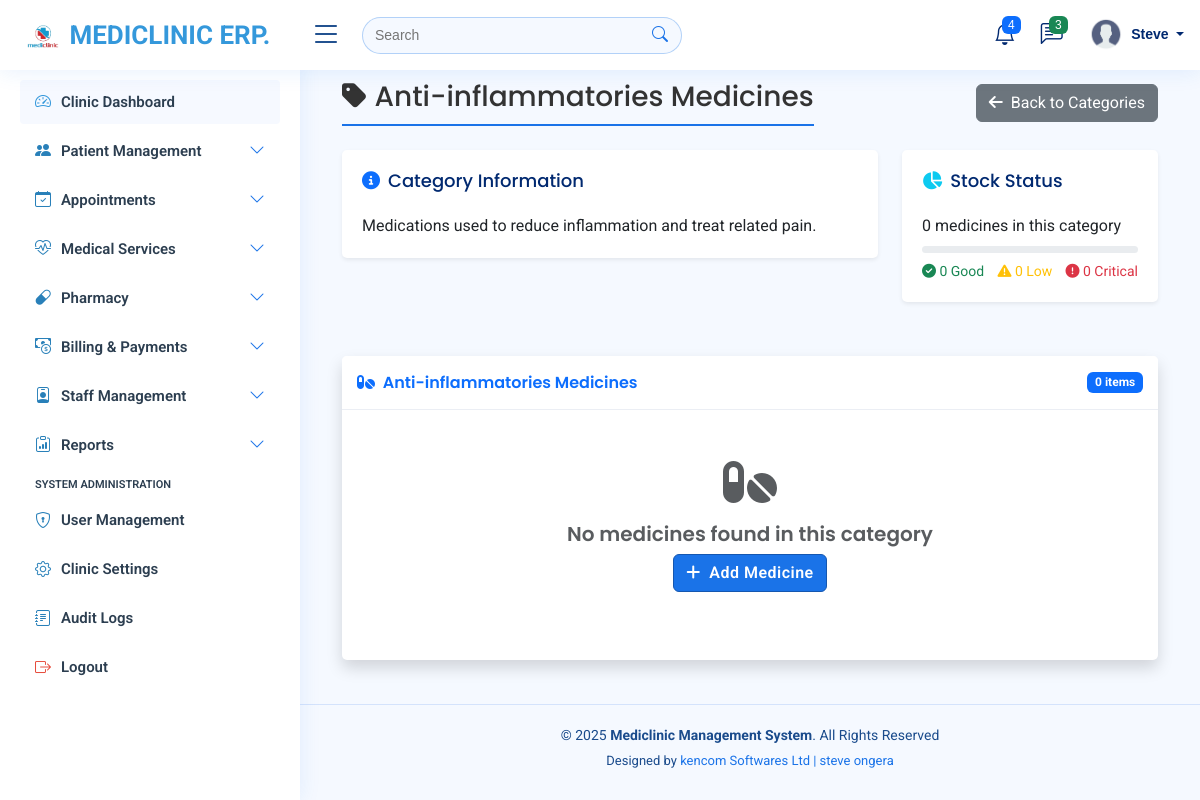
/medicine-categories/7/ (signed in), run on an earlier commit of the app's database.
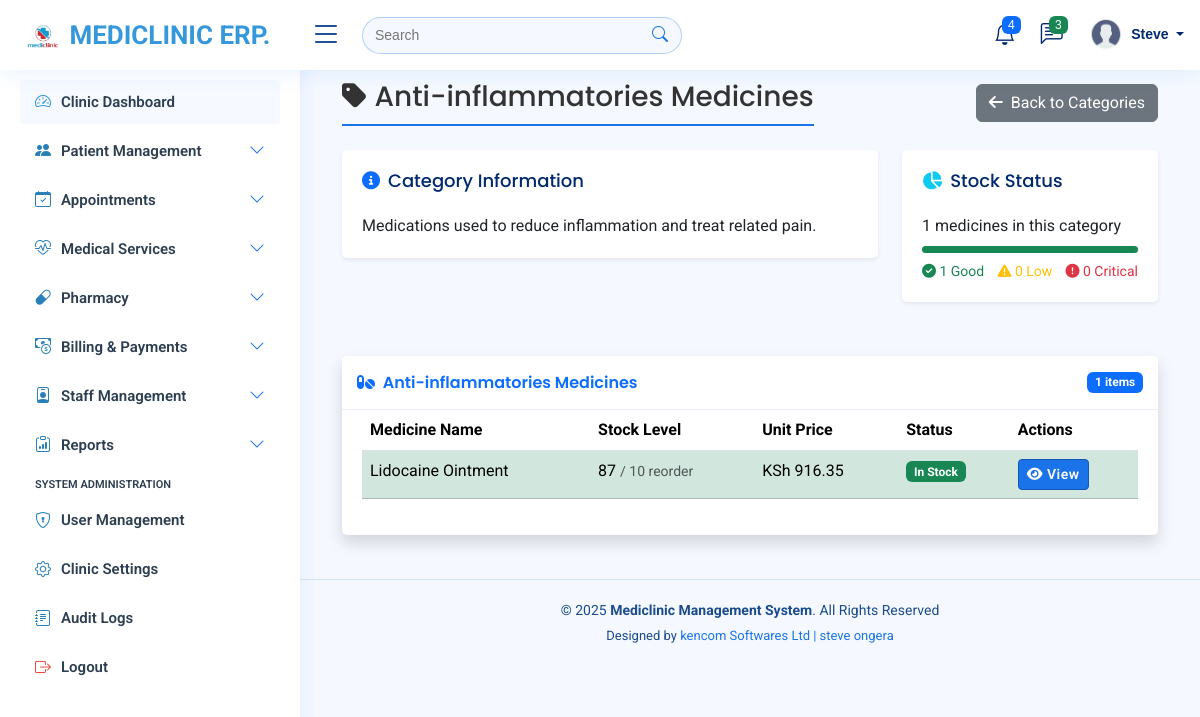
And on a later commit of the database.
### myapplication/models.py (models this page shows, shortened)
class Medicine(models.Model):
    name = models.CharField(max_length=200)
    category = models.ForeignKey('MedicineCategory', on_delete=models.SET_NULL, null=True, blank=True)
    description = models.TextField(blank=True, null=True)
    quantity_in_stock = models.PositiveIntegerField(default=0)
    unit_price = models.DecimalField(max_digits=10, decimal_places=2)
    reorder_level = models.PositiveIntegerField(default=10)
    manufacturer = models.CharField(max_length=200, blank=True, null=True)
    expiry_date = models.DateField(blank=True, null=True)
    batch_number = models.CharField(max_length=100, blank=True, null=True)
    image = models.ImageField(upload_to='medicine_images/', blank=True, null=True)  # ✅ New field
    created_at = models.DateTimeField(auto_now_add=True)
    updated_at = models.DateTimeField(auto_now=True)
    @property
    def is_low_stock(self):
        return self.quantity_in_stock <= self.reorder_level

### myapplication/views.py (the view)
# urls.py: path('medicine-categories/<int:category_id>/', views.medicine_category_detail, name='medicine_category_detail'),
def medicine_category_detail(request, category_id):
    category = get_object_or_404(MedicineCategory, pk=category_id)
    medicines = Medicine.objects.filter(category=category).order_by('name')
    critical = medicines.filter(quantity_in_stock__lte=F('reorder_level')/2).count()
    warning = medicines.filter(
        quantity_in_stock__gt=F('reorder_level')/2,
        quantity_in_stock__lte=F('reorder_level')
    ).count()
    sufficient = medicines.filter(quantity_in_stock__gt=F('reorder_level')).count()
    context = {
        'category': category,
        'medicines': medicines,
        'critical_count': critical,
        'warning_count': warning,
        'sufficient_count': sufficient,
        'total_medicines': medicines.count(),
    }
    return render(request, 'medicines/category_detail.html', context)

### templates/medicines/category_detail.html (shortened to what the changed rows need)
{% extends 'base/base.html' %}
{% load static %}
{% block content %}
<div class="container-fluid">
    <div class="d-sm-flex align-items-center justify-content-between mb-4">
        <h1 class="h3 mb-0 text-gray-800">
            <i class="fas fa-tag me-2"></i>{{ category.name }} Medicines
        </h1>
    </div>
    <div class="row mb-4">
        <div class="col-md-4">
            <div class="card shadow-sm border-left-info">
                <div class="card-body">
                    <div class="mb-2">
                        <span class="font-weight-bold">{{ total_medicines }}</span> medicines in this category
                    </div>
                    <div class="progress mb-2" style="height: 7px;">
                        <div class="progress-bar bg-success" role="progressbar"
                             style="width: {% widthratio sufficient_count total_medicines 100 %}%"></div>
                    </div>
                    <div class="d-flex justify-content-between small">
                        <span class="text-success">
                            <i class="fas fa-check-circle"></i> {{ sufficient_count }} Good
                        </span>
                        <span class="text-warning">
                            <i class="fas fa-exclamation-triangle"></i> {{ warning_count }} Low
                        </span>
                        <span class="text-danger">
                            <i class="fas fa-exclamation-circle"></i> {{ critical_count }} Critical
                        </span>
                    </div>
                </div>
            </div>
        </div>
    </div>
    <div class="card shadow mb-4">
        <div class="card-header py-3 d-flex justify-content-between align-items-center bg-white">
            <h6 class="m-0 font-weight-bold text-primary">
                <i class="fas fa-pills me-1"></i> {{ category.name }} Medicines
            </h6>
            <span class="badge bg-primary">{{ medicines.count }} items</span>
        </div>
        <div class="card-body">
            {% if medicines %}
            <div class="table-responsive">
                <table class="table table-hover">
                    <thead class="thead-light">
                        <tr>
                            <th>Medicine Name</th>
                            <th>Stock Level</th>
                            <th>Unit Price</th>
                            <th>Status</th>
                            <th>Actions</th>
                        </tr>
                    </thead>
                    <tbody>
                        {% for medicine in medicines %}
                        <tr class="{% if medicine.quantity_in_stock <= medicine.reorder_level|divisibleby:2 %}table-danger
                                  {% elif medicine.is_low_stock %}table-warning
                                  {% else %}table-success{% endif %}">
                            <td>{{ medicine.name }}</td>
                            <td>
                                {{ medicine.quantity_in_stock }}
                                <small class="text-muted">/ {{ medicine.reorder_level }} reorder</small>
                            </td>
                            <td>KSh {{ medicine.unit_price }}</td>
                            <td>
                                {% if medicine.quantity_in_stock <= medicine.reorder_level|divisibleby:2 %}
                                <span class="badge bg-danger">Critical</span>
                                {% elif medicine.is_low_stock %}
                                <span class="badge bg-warning text-dark">Low Stock</span>
                                {% else %}
                                <span class="badge bg-success">In Stock</span>
                                {% endif %}
                            </td>
                            <td>
                                <a href="{% url 'medicine_detail' medicine.pk %}" class="btn btn-sm btn-primary">
                                    <i class="fas fa-eye"></i> View
                                </a>
                            </td>
                        </tr>
                        {% endfor %}
                    </tbody>
                </table>
            </div>
            {% else %}
            <div class="text-center py-5">
                <i class="fas fa-pills fa-3x text-muted mb-3"></i>
                <h5 class="text-muted">No medicines found in this category</h5>
                <a href="#" class="btn btn-primary">
                    <i class="fas fa-plus me-1"></i> Add Medicine
                </a>
            </div>
            {% endif %}
        </div>
    </div>
</div>
{% endblock %}

What changed in the data, as far as the page shows it:
now on this page (row edited): Medicine: name "Lidocaine Ointment", quantity_in_stock "87", reorder_level "10", unit_price "916.35", shows "In Stock"
Also different on the page:
{{ total_medicines }}: "0" → "1"
{{ sufficient_count }}: "0" → "1"
{{ medicines.count }}: "0" → "1"
text no longer shown: "No medicines found in this category Add Medicine"
text now shown: "Medicine Name Stock Level Unit Price Status Actions"
